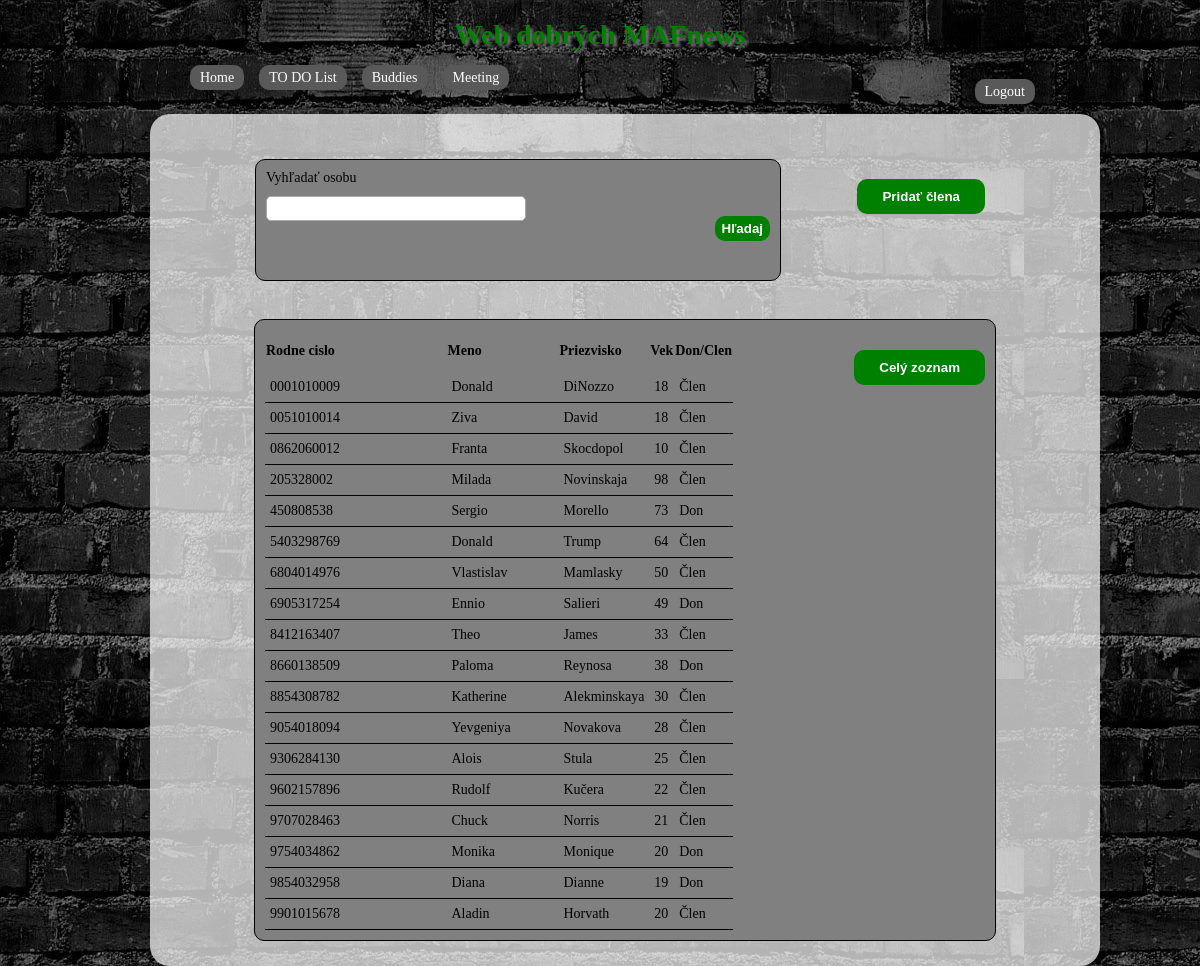
Page /buddies (signed in) on the committed database.
### tables this page shows
CREATE TABLE `osoba` (
  `rodne_cislo` varchar(10) NOT NULL,
  `heslo` varchar(25) NOT NULL,
  `meno` varchar(255) NOT NULL,
  `priezvisko` varchar(255) NOT NULL,
  `vek` int(11) NOT NULL,
  `typ` int(11) NOT NULL
);

### index.php (called while the page is built, shortened)
<?php
$smerovac = new SmerovacKontroler();
$smerovac->zpracuj(array($_SERVER['REQUEST_URI']));
$smerovac->vypisPohled();

### modely/Db.php (called while the page is built, shortened)
<?php
class Db {
    private static $spojeni;
    private static $nastaveni = array(
		PDO::ATTR_ERRMODE => PDO::ERRMODE_EXCEPTION,
		PDO::MYSQL_ATTR_INIT_COMMAND => "SET NAMES utf8",
		PDO::ATTR_EMULATE_PREPARES => false,
	);
    public static function pripoj($host, $uzivatel, $heslo, $databaze) {
		if (!isset(self::$spojeni)) {
			self::$spojeni = @new PDO(
				"mysql:host=$host;dbname=$databaze",
				$uzivatel,
				$heslo,
				self::$nastaveni
			);
		}
	}
    public static function dotazVsechny($dotaz, $parametry = array()) {
		$navrat = self::$spojeni->prepare($dotaz);
		$navrat->execute($parametry);
		return $navrat->fetchAll();
	}
}

### modely/Osoba.php (called while the page is built, shortened)
<?php
class Osoba {
	public static function getZoznamOsob(){
		return Db::dotazVsechny("SELECT rodne_cislo, meno, priezvisko, vek, typ FROM Osoba");
	}
}

### kontrolery/BuddiesKontroler.php (called while the page is built, shortened)
<?php
class BuddiesKontroler extends Kontroler {
	public function zpracuj($parametry) {
		if (isset($_SESSION["rodne_cislo"])) {
			$this->data["zoznamOsob"] = Osoba::getZoznamOsob();
		} else
			$this->pohled = 'chyba';
	}
}

### kontrolery/SmerovacKontroler.php (called while the page is built, shortened)
<?php
class SmerovacKontroler extends Kontroler
{
	protected $kontroler;
	private function pomlckyDoVelbloudiNotace($text)
	{
		$veta = str_replace('-', ' ', $text);
		$veta = ucwords($veta);
		$veta = str_replace(' ', '', $veta);
		return $veta;
	}
	private function parsujURL($url)
	{
        $naparsovanaURL = parse_url($url);
		$naparsovanaURL["path"] = ltrim($naparsovanaURL["path"], "/");
		$naparsovanaURL["path"] = trim($naparsovanaURL["path"]);
		$rozdelenaCesta = explode("/", $naparsovanaURL["path"]);
		return $rozdelenaCesta;
	}
    public function zpracuj($parametry)
    {
		$naparsovanaURL = $this->parsujURL($parametry[0]);
		$tridaKontroleru = $this->pomlckyDoVelbloudiNotace(array_shift($naparsovanaURL)) . 'Kontroler';
		if (file_exists('kontrolery/' . $tridaKontroleru . '.php'))
			$this->kontroler = new $tridaKontroleru;
		else
			$this->presmeruj('chyba');
        $this->kontroler->zpracuj($naparsovanaURL);
    }
}

### pohledy/buddies.phtml (the view, shortened to what this page needs)
<div id="buddies_stranka">
	<div id="search_container">
		<form method="POST" action="buddies/search" id="search">
			<p class="search">Vyhľadať osobu</p>
			<input type="text" name="hladana_osoba">
			<input type="submit" value="Hľadaj">
		</form>
		<?php if($_SESSION["typ"] != 0) : ?>
			<form method="POST" action="buddies/new_buddy" id="add">
				<input type="submit" value="Pridať člena">
			</form>
		<?php endif; ?>
	</div>
	<div id="osoby_result">
		<table>
			<tr><th>Rodne cislo</th><th>Meno</th><th>Priezvisko</th><th>Vek</th><th>Don/Clen</th></tr>
			<?php if (empty($hladanaOsoba)) : ?>
				<?php foreach($zoznamOsob as $persona) : ?>
					<tr>
						<?php if (($persona["meno"]) != "admin") : ?>
							<td><?= $persona["rodne_cislo"] ?></td>
							<td><?= $persona["meno"] ?></td>
							<td><?= $persona["priezvisko"] ?></td>
							<td><?= $persona["vek"]?></td>
							<?php if ($persona["typ"] == 0): ?>
								<td>Člen</td>
							<?php else: ?>
								<td>Don</td>
							<?php endif; ?>
						<?php endif; ?>
					</tr>
				<?php endforeach; ?>
			<?php endif; ?>
			<form action="/buddies" method="POST">
				<input type="submit" value="Celý zoznam">
			</form>
		</table>
	</div>
</div>

### style.css (style rules this page uses)
body { font-family: verdana; font-size: 14px; width: 900px; margin: 0 auto; background-image: url("images/background.jpg"); background-attachment: fixed; }
input[type="submit"] { float: right; background: green; color: white; padding: 5px 10px; border-radius: 10px; border: 0px; }
input[type="text"], input[type="email"], input[type="password"] { float: right; width: 250px; border-radius: 5px; border: 1px solid #aaaaaa; padding: 0.3em; }
input[type="submit"] { padding: 10px 25px; display: block; margin: 0 auto; margin-top: 20px; font-weight: bold; }
#osoby_result { width: 80%; margin: auto; border: 1px solid #000000; border-radius: 10px; padding: 10px; background-color: grey; margin-top: 20px; }
#osoby_result table, #osoby_result td { border-bottom: 1px solid black; border-collapse: collapse; width: 65%; height: 20px; padding: 5px; }
#osoby_result th { height: 40px; text-align: left; }
#search input[type="submit"] { float: right; background: green; color: white; padding: 5px 7px; border-radius: 10px; border: 0px; }
#search input[type="text"] { float: left; text-align: left; width: 250px; border-radius: 5px; border: 1px solid #aaaaaa; padding: 0.3em; }
#search_container { width: 80%; margin: auto; margin-bottom: 40px; height: 120px; margin-top: 20px; }
#search { border: 1px solid #000000; border-radius: 10px; padding: 10px; background-color: grey; width: 70%; margin-left: -10px; height: 100px; float: left; }
#search p { width: 100%; margin: 0; margin-bottom: 10px; }

### rows in the picture
osoba: rodne_cislo "0001010009", meno "Donald", priezvisko "DiNozzo", vek "18", typ "Člen"
osoba: rodne_cislo "0051010014", meno "Ziva", priezvisko "David", vek "18", typ "Člen"
osoba: rodne_cislo "0862060012", meno "Franta", priezvisko "Skocdopol", vek "10", typ "Člen"
osoba: rodne_cislo "205328002", meno "Milada", priezvisko "Novinskaja", vek "98", typ "Člen"
osoba: rodne_cislo "450808538", meno "Sergio", priezvisko "Morello", vek "73", typ "Don"
osoba: rodne_cislo "5403298769", meno "Donald", priezvisko "Trump", vek "64", typ "Člen"
osoba: rodne_cislo "6804014976", meno "Vlastislav", priezvisko "Mamlasky", vek "50", typ "Člen"
osoba: rodne_cislo "6905317254", meno "Ennio", priezvisko "Salieri", vek "49", typ "Don"
osoba: rodne_cislo "8412163407", meno "Theo", priezvisko "James", vek "33", typ "Člen"
osoba: rodne_cislo "8660138509", meno "Paloma", priezvisko "Reynosa", vek "38", typ "Don"
osoba: rodne_cislo "8854308782", meno "Katherine", priezvisko "Alekminskaya", vek "30", typ "Člen"
osoba: rodne_cislo "9054018094", meno "Yevgeniya", priezvisko "Novakova", vek "28", typ "Člen"
osoba: rodne_cislo "9306284130", meno "Alois", priezvisko "Stula", vek "25", typ "Člen"
osoba: rodne_cislo "9602157896", meno "Rudolf", priezvisko "Kučera", vek "22", typ "Člen"
osoba: rodne_cislo "9707028463", meno "Chuck", priezvisko "Norris", vek "21", typ "Člen"
osoba: rodne_cislo "9754034862", meno "Monika", priezvisko "Monique", vek "20", typ "Don"
osoba: rodne_cislo "9854032958", meno "Diana", priezvisko "Dianne", vek "19", typ "Don"
osoba: rodne_cislo "9901015678", meno "Aladin", priezvisko "Horvath", vek "20", typ "Člen"
